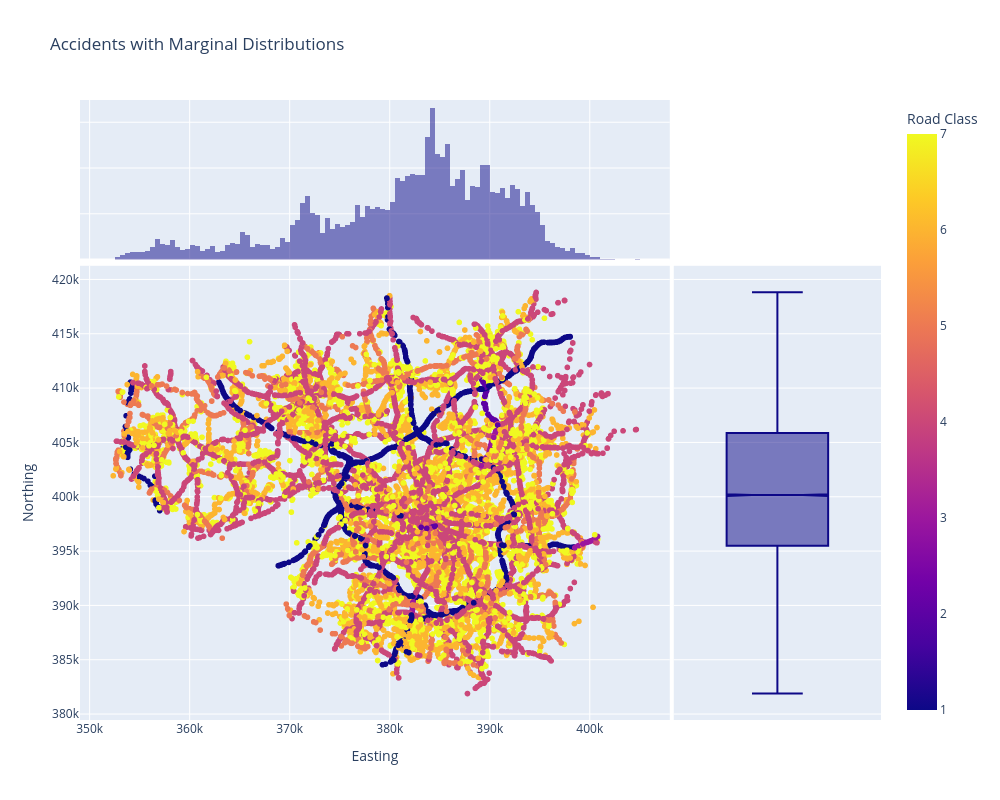

The cell this chart's notebook holds for it:
### Markdown cell above
Let's now create a scatterplot with marginal histograms and box plots to get a **multi-dimensional view** of accidental locations and distributions:

### Code cell
import plotly.express as px

# Scatter plot with marginal histograms
fig = px.scatter(
    accdata, 
    x="Easting", 
    y="Northing", 
    color="Road1Class", 
    marginal_x="histogram",  # Add histogram for X-axis
    marginal_y="box",  # Add boxplot for Y-axis
    title="Accidents with Marginal Distributions",
    labels={"Easting": "Easting", "Northing": "Northing", "Road1Class": "Road Class"}
)

# Adjust the figure size
fig.update_layout(
    width=1000,  # Set the width of the figure
    height=800   # Set the height of the figure
)

fig.show()

### Figure 1 — Plotly figure (JSON) as saved in the notebook; plotly's stock layout.template omitted (floating-point values rounded to 4 significant figures; data arrays with more than 128 entries replaced by an {"elided": "..."} marker saying what was removed)
{"data": [{"hovertemplate": "Easting=%{x}<br>Northing=%{y}<br>Road Class=%{marker.color}<extra></extra>", "legendgroup": "", "marker": {"color": {"elided": "42624 int values"}, "coloraxis": "coloraxis", "symbol": "circle"}, "mode": "markers", "name": "", "showlegend": false, "type": "scattergl", "x": {"elided": "42624 int values"}, "xaxis": "x", "y": {"elided": "42624 int values"}, "yaxis": "y"}, {"alignmentgroup": "True", "bingroup": "x", "hovertemplate": "Easting=%{x}<br>count=%{y}<extra></extra>", "legendgroup": "", "marker": {"color": "#0d0887"}, "name": "", "offsetgroup": "", "opacity": 0.5, "showlegend": false, "type": "histogram", "x": {"elided": "42624 int values"}, "xaxis": "x3", "yaxis": "y3"}, {"alignmentgroup": "True", "hovertemplate": "Northing=%{y}<extra></extra>", "legendgroup": "", "marker": {"color": "#0d0887", "symbol": "circle"}, "name": "", "notched": true, "offsetgroup": "", "showlegend": false, "type": "box", "xaxis": "x2", "y": {"elided": "42624 int values"}, "yaxis": "y2"}], "layout": {"barmode": "overlay", "coloraxis": {"colorbar": {"title": {"text": "Road Class"}}, "colorscale": [[0, "#0d0887"], [0.1111, "#46039f"], [0.2222, "#7201a8"], [0.3333, "#9c179e"], [0.4444, "#bd3786"], [0.5556, "#d8576b"], [0.6667, "#ed7953"], [0.7778, "#fb9f3a"], [0.8889, "#fdca26"], [1, "#f0f921"]]}, "dragmode": "lasso", "height": 800, "legend": {"tracegroupgap": 0}, "title": {"text": "Accidents with Marginal Distributions"}, "width": 1000, "xaxis": {"anchor": "y", "autorange": true, "domain": [0, 0.7363], "range": [349000.0, 408000.0], "title": {"text": "Easting"}, "type": "linear"}, "xaxis2": {"anchor": "y2", "autorange": true, "domain": [0.7413, 1], "matches": "x2", "range": [-0.5, 0.5], "showgrid": false, "showline": false, "showticklabels": false, "ticks": "", "type": "category"}, "xaxis3": {"anchor": "y3", "autorange": true, "domain": [0, 0.7363], "matches": "x", "range": [349000.0, 408000.0], "showgrid": true, "showticklabels": false, "type": "linear"}, "xaxis4": {"anchor": "y4", "domain": [0.7413, 1], "matches": "x2", "showgrid": false, "showline": false, "showticklabels": false, "ticks": ""}, "yaxis": {"anchor": "x", "autorange": true, "domain": [0, 0.7326], "range": [379500.0, 421300.0], "title": {"text": "Northing"}, "type": "linear"}, "yaxis2": {"anchor": "x2", "autorange": true, "domain": [0, 0.7326], "matches": "y", "range": [379500.0, 421300.0], "showgrid": true, "showticklabels": false, "type": "linear"}, "yaxis3": {"anchor": "x3", "autorange": true, "domain": [0.7426, 1], "matches": "y3", "range": [0, 1743.0], "showgrid": true, "showline": false, "showticklabels": false, "ticks": ""}, "yaxis4": {"anchor": "x4", "domain": [0.7426, 1], "matches": "y3", "showgrid": true, "showline": false, "showticklabels": false, "ticks": ""}}}
